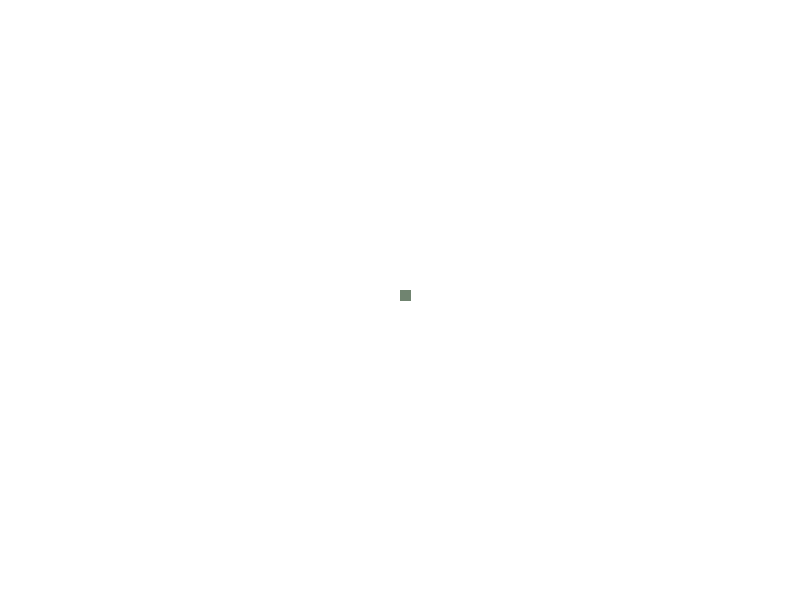
Frame 1 (no input)
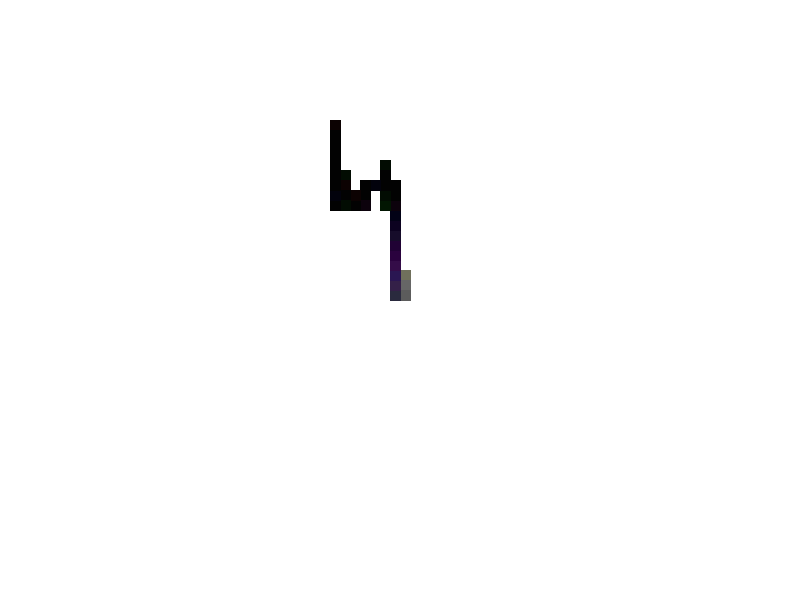
Frame 60 (the mouse pressed at the canvas centre just before this capture)
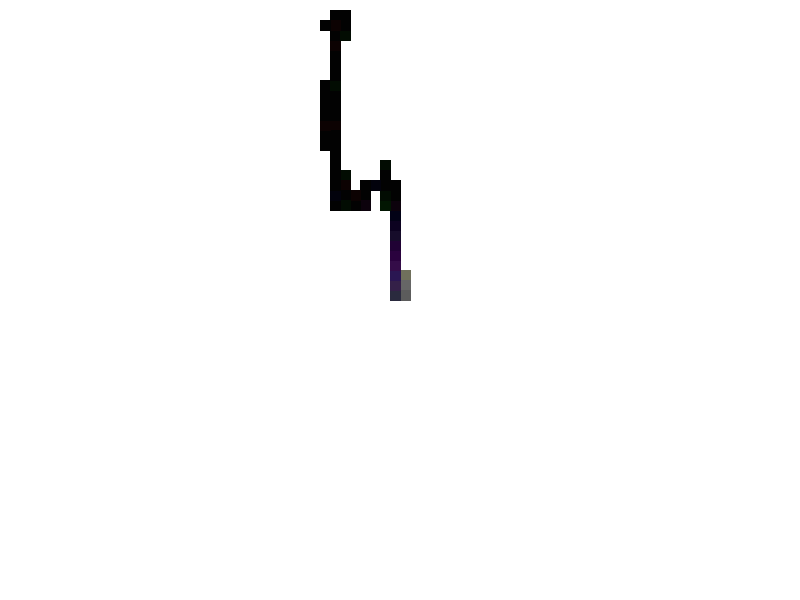
Frame 120 (the mouse held since frame 60 and released just before this capture)

The Processing sketch that drew these frames (run headless with seeded random() and noise(); from frame 60 on, the mouse is pressed at the canvas centre):

// Processing sketch: random_walk
// ── random_walk.pde
Walker w;

int size = 10;

void setup() {
  size(800,600);
  // create walker
  w = new Walker(height, width, size, true);
  background(255);
}

void draw() {
  // walk!
  w.step();
  w.render();
}  
// ── SpecRand.pde

class SpecRand {

  // 0 heavy random by array
  float[] values = {0, 0, 0, 0, 0, 0, 1, 1, 1, 2, 2, 2, 3, 3, 3, 4};
  {
    for (int i = 0; i < values.length; i++) {
      values[i] = values[i] / 4;
    }
  }

  public float getRandomArray(int i) {
    int rand = (int)random(values.length);
    return values[rand]*i;
  }

  // x^2 distribution (more higher values
  public float getRandom(int i) {
    while (true) {
      float r1 = random(1);
      float r2 = random(2);
      float y = r1*r1; // y = x^2
      if (r2 < y) {
       return r1; 
      }
    }
  }
}
// ── Walker.pde
class Walker {
  int x = 0;
  int y = 0;
  int size = 0;
  int[] c = {122, 122, 122};
  boolean spec_random = false;
  private SpecRand specRand = new SpecRand();
  
  public Walker(int h, int w, int size, boolean spec_random) {
    this.y = h/2;
    this.x = w/2;
    this.size = size;
    this.spec_random = spec_random;
  }
  public void step() {
   float rand;
   if (spec_random) rand = specRand.getRandom(1);
   else rand = random(1);
   
   if(rand < 0.25 && x < (height - size)) x = x + size;
   else if (rand < 0.5 && x > size) x = x - size;
   else if (rand < 0.75 && y < (width - size)) y = y + size;
   else if (y > size) y = y - size;
   
   color_change(c);
   
  }
  
  public void render() {
    stroke(c[0],c[1],c[2]);
    fill(c[0],c[1],c[2]);
    rect(x,y,size,size);
  }

// idea: have the color pulled from an image
  private void color_change(int[] c) {
    float rand;
    // red
    if (spec_random) rand = specRand.getRandom(1);
     else rand = random(1);
    if(rand < 0.5 && c[0] < 255) c[0] = c[0] + size;
     else if (c[0] > size) c[0] = c[0] - size;
    // green
    if (spec_random) rand = specRand.getRandom(1);
   else rand = random(1);
    if(rand < 0.5 && c[1] < 255) c[1] = c[1] + size;
     else if (c[1] > size) c[1] = c[1] - size;
    // blue
    if (spec_random) rand = specRand.getRandom(1);
   else rand = random(1);
    if(rand < 0.5 && c[2] < 255) c[2] = c[2] + size;
     else if (c[2] > size) c[2] = c[2] - size;
  }

}
